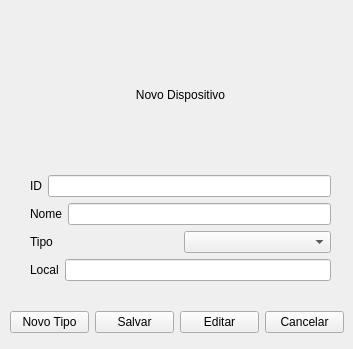
<?xml version="1.0" encoding="UTF-8"?>
<ui version="4.0">
 <class>cadastrodispositivo</class>
 <widget class="QWidget" name="cadastrodispositivo">
  <property name="geometry">
   <rect>
    <x>0</x>
    <y>0</y>
    <width>353</width>
    <height>349</height>
   </rect>
  </property>
  <property name="sizePolicy">
   <sizepolicy hsizetype="Minimum" vsizetype="Minimum">
    <horstretch>0</horstretch>
    <verstretch>0</verstretch>
   </sizepolicy>
  </property>
  <property name="minimumSize">
   <size>
    <width>300</width>
    <height>300</height>
   </size>
  </property>
  <property name="windowTitle">
   <string>Kaizen Birth Edition</string>
  </property>
  <widget class="QWidget" name="layoutWidget">
   <property name="geometry">
    <rect>
     <x>10</x>
     <y>310</y>
     <width>334</width>
     <height>25</height>
    </rect>
   </property>
   <layout class="QHBoxLayout" name="horizontalLayout">
    <item>
     <widget class="QPushButton" name="pushButton_4">
      <property name="text">
       <string>Novo Tipo</string>
      </property>
     </widget>
    </item>
    <item>
     <widget class="QPushButton" name="pushButton_2">
      <property name="text">
       <string>Salvar</string>
      </property>
     </widget>
    </item>
    <item>
     <widget class="QPushButton" name="pushButton">
      <property name="text">
       <string>Editar</string>
      </property>
     </widget>
    </item>
    <item>
     <widget class="QPushButton" name="pushButton_3">
      <property name="text">
       <string>Cancelar</string>
      </property>
     </widget>
    </item>
   </layout>
  </widget>
  <widget class="QWidget" name="layoutWidget">
   <property name="geometry">
    <rect>
     <x>30</x>
     <y>20</y>
     <width>301</width>
     <height>261</height>
    </rect>
   </property>
   <layout class="QVBoxLayout" name="verticalLayout">
    <item>
     <widget class="QLabel" name="label_5">
      <property name="text">
       <string>Novo Dispositivo</string>
      </property>
      <property name="alignment">
       <set>Qt::AlignCenter</set>
      </property>
     </widget>
    </item>
    <item>
     <layout class="QHBoxLayout" name="horizontalLayout_2">
      <item>
       <widget class="QLabel" name="label">
        <property name="text">
         <string>ID</string>
        </property>
       </widget>
      </item>
      <item>
       <widget class="QLineEdit" name="lineEdit"/>
      </item>
     </layout>
    </item>
    <item>
     <layout class="QHBoxLayout" name="horizontalLayout_3">
      <item>
       <widget class="QLabel" name="label_2">
        <property name="text">
         <string>Nome</string>
        </property>
       </widget>
      </item>
      <item>
       <widget class="QLineEdit" name="lineEdit_2"/>
      </item>
     </layout>
    </item>
    <item>
     <layout class="QHBoxLayout" name="horizontalLayout_4">
      <item>
       <widget class="QLabel" name="label_3">
        <property name="text">
         <string>Tipo</string>
        </property>
       </widget>
      </item>
      <item>
       <widget class="QComboBox" name="comboTipo"/>
      </item>
     </layout>
    </item>
    <item>
     <layout class="QHBoxLayout" name="horizontalLayout_5">
      <item>
       <widget class="QLabel" name="label_4">
        <property name="text">
         <string>Local</string>
        </property>
       </widget>
      </item>
      <item>
       <widget class="QLineEdit" name="lineEdit_4"/>
      </item>
     </layout>
    </item>
   </layout>
  </widget>
 </widget>
 <resources/>
 <connections/>
</ui>
